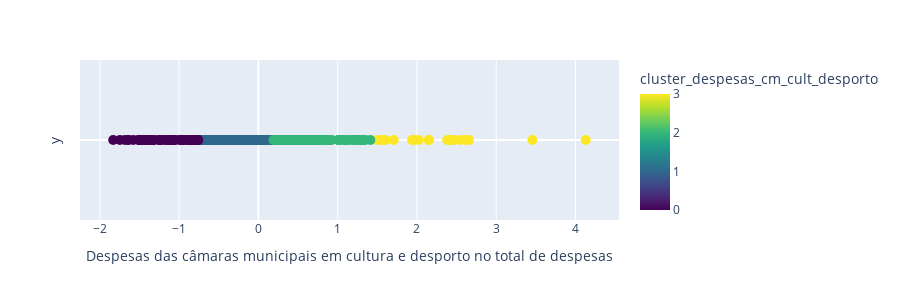

Here is the notebook cell this chart was saved with:
### Markdown cell above
### Análise das Despersas das Câmaras Municipais em cultura e desporto no total de despesas

### Code cell
df_despesas = processar_ficheiro('/Users/joaopino/Principal/2Semester/ADE/project/data/dados_municipio/Cultura_Desporto_e_Lazer_(7)/Despesas das câmaras municipais em cultura e desporto no total de despesas.xls',0)
df_despesas = carregar_municipios(df_despesas)
aplicar_kmeans(df_despesas,4,nome_cluster='cluster_despesas_cm_cult_desporto')

### Figure 1 — Plotly figure (JSON) as saved in the notebook; plotly's stock layout.template omitted (floating-point values rounded to 4 significant figures; data arrays with more than 128 entries replaced by an {"elided": "..."} marker saying what was removed)
{"data": [{"customdata": {"elided": "308x3 mixed values"}, "hovertemplate": "valor=%{x}<br>y=%{y}<br>local=%{customdata[0]}<br>codigo=%{customdata[1]}<br>Despesas das câmaras municipais em cultura e desporto no total de despesas=%{customdata[2]}<br>cluster_despesas_cm_cult_desporto=%{marker.color}<extra></extra>", "legendgroup": "", "marker": {"color": {"elided": "308 int values"}, "coloraxis": "coloraxis", "size": 10, "symbol": "circle"}, "mode": "markers", "name": "", "orientation": "v", "showlegend": false, "type": "scatter", "x": {"elided": "308 float values"}, "xaxis": "x", "y": {"elided": "308 int values"}, "yaxis": "y"}], "layout": {"coloraxis": {"colorbar": {"title": {"text": "cluster_despesas_cm_cult_desporto"}}, "colorscale": [[0, "#440154"], [0.1111, "#482878"], [0.2222, "#3e4989"], [0.3333, "#31688e"], [0.4444, "#26828e"], [0.5556, "#1f9e89"], [0.6667, "#35b779"], [0.7778, "#6ece58"], [0.8889, "#b5de2b"], [1, "#fde725"]]}, "height": 300, "legend": {"tracegroupgap": 0}, "margin": {"t": 60}, "xaxis": {"anchor": "y", "domain": [0, 1], "title": {"text": "Despesas das câmaras municipais em cultura e desporto no total de despesas"}}, "yaxis": {"anchor": "x", "domain": [0, 1], "showgrid": false, "showticklabels": false, "title": {"text": "y"}}}}
